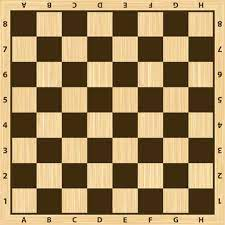
#> input picture CV/Week4/resources/lines.jpg, 225 x 225 px, found by its file name
$ python prog_Hough.py
#> lines starting #> are read from the running program, lines starting #| are printed output that depends on the picture
import cv2
import numpy as np
import matplotlib.pyplot as plt

import cv2

plt.figure(figsize=(8, 6))

img = cv2.imread('resources\\lines.jpg')
#> img is the input picture: shape (225, 225, 3); mean B, G, R 95.7, 138.1, 164.2

plt.subplot(1, 2, 1)
plt.imshow(cv2.cvtColor(img, cv2.COLOR_BGR2RGB))
plt.xticks([])
plt.yticks([])
plt.title('Original Image')

gray = cv2.cvtColor(img, cv2.COLOR_BGR2GRAY)
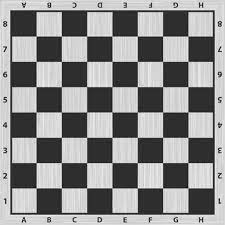
#> gray: shape (225, 225); min 6, max 249, mean 141.1
edges = cv2.Canny(gray, 100, 200, apertureSize=3)
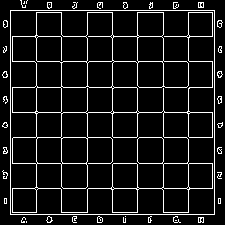
#> edges: shape (225, 225); 9% white in thin lines or dots
lines = cv2.HoughLinesP(edges, 1, np.pi / 180, 127, minLineLength=100, maxLineGap=10)
#> lines = 18 rows, first 6: [214, 214, 214, 10], [10, 214, 213, 214], [188, 212, 188, 10], [10, 10, 213, 10], [10, 213, 10, 11], [137, 212, 137, 12]

if lines is not None:
    for line in lines:
        x1, y1, x2, y2 = line[0]
        cv2.line(img, (x1, y1), (x2, y2), (255, 0, 0), 2)
#> this loop made 18 passes
#> (x1, y1, x2, y2) on passes 1 to 12: (214, 214, 214, 10), (10, 214, 213, 214), (188, 212, 188, 10), (10, 10, 213, 10), (10, 213, 10, 11), (137, 212, 137, 12), (36, 212, 36, 12), (12, 36, 212, 36), (13, 137, 212, 137), (12, 61, 212, 61), (61, 212, 61, 12), (87, 212, 87, 12)
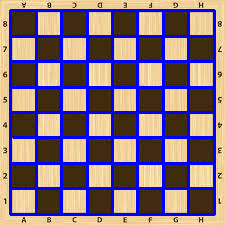
#> img: shape (225, 225, 3); mean B, G, R 130.5, 112.2, 133.1

plt.subplot(1, 2, 2)
plt.imshow(cv2.cvtColor(img, cv2.COLOR_BGR2RGB))
plt.xticks([])
plt.yticks([])
plt.title('Lines Detected using Hough Transform')

plt.tight_layout()
plt.savefig('line_hough.png')
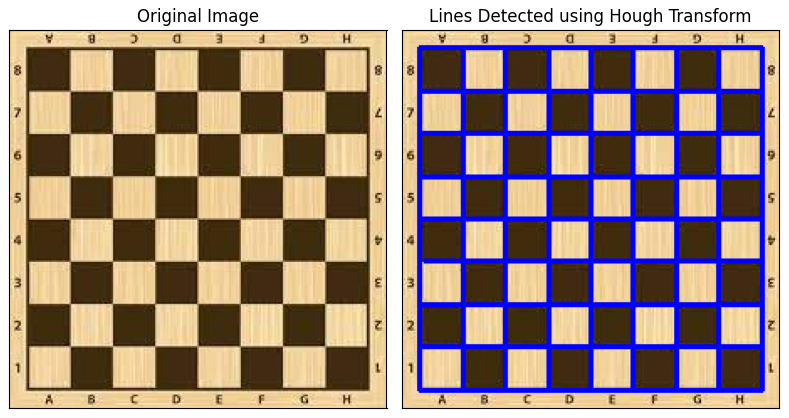
#> figure drawn by matplotlib, 2 panels
plt.show()
